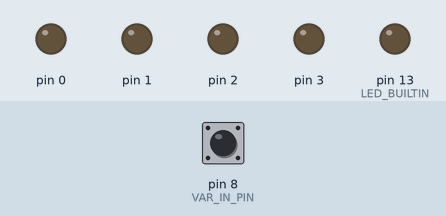
Simulated run of this sketch. Board: Arduino Uno, built with avr-gcc and run on an emulated ATmega328P. On the bench: output pins drawn as LEDs (lit = HIGH). The test bench sets the inputs (shaded band); at power-on: pin 8 (VAR_IN_PIN) LOW.

Above: at 1.2 s.
1.3 s: pin 8 (VAR_IN_PIN) driven HIGH
At 2.5 s:
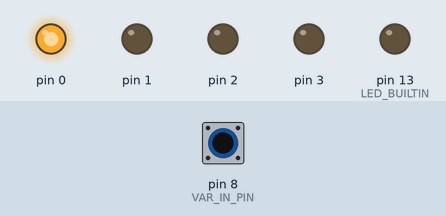
2.8 s: pin 8 (VAR_IN_PIN) pulsed LOW 5 times (0.12 s each, 0.3 s apart)
At 4.5 s:
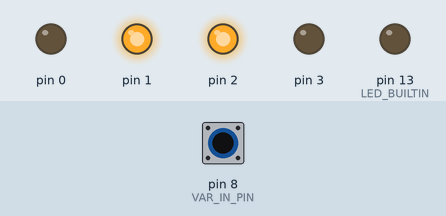
5.8 s: pin 8 (VAR_IN_PIN) pulsed LOW 2 times (0.12 s each, 0.3 s apart)
At 7.4 s:
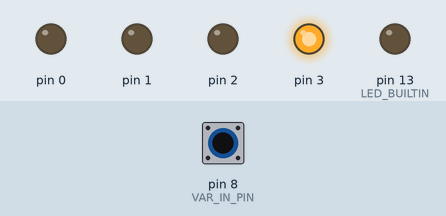
Timing chart, 0 to 8.9 s (numbered marks = the images above; inputs shaded):
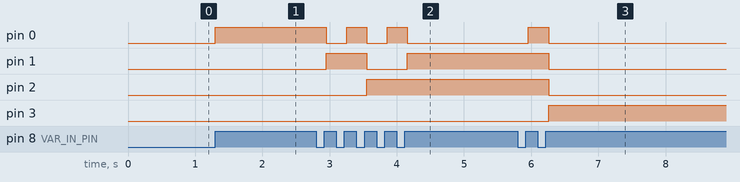

Measured:
- after the input at 1.3 s, pin 0: LOW → HIGH at once
- after the input at 2.8 s, pin 0: alternates HIGH for 0.30 s and LOW for 0.30 s, 5 changes in all, then stays LOW, starting after 0.15 s; pin 1: LOW → HIGH after 0.15 s, → LOW 0.60 s later, → HIGH 0.60 s later; pin 2: LOW → HIGH after 0.75 s
- after the input at 5.8 s, pin 0: LOW → HIGH after 0.16 s, → LOW 0.30 s later; pin 1, pin 2: HIGH → LOW after 0.46 s; pin 3: LOW → HIGH after 0.46 s

The sketch:

binarycounterleds.ino
```cpp
#include <math.h>
#define VAR_IN_PIN 8
#define BITS 4

int val = 0;
int lastIn = 0;

void out()
{
  int x = BITS;
  int temp = val % (int)pow(2, BITS);
  while (--x >= 0)
  {
    int res;
    digitalWrite(x, res = temp >= pow(2, x) ? 1 : 0);
    if (res)
      temp -= pow(2, x);
  }
}

void setup()
{
  pinMode(VAR_IN_PIN, INPUT);
  pinMode(0, OUTPUT);
  pinMode(1, OUTPUT);
  pinMode(2, OUTPUT);
  pinMode(3, OUTPUT);
  pinMode(LED_BUILTIN, OUTPUT);
}

void loop()
{
  int read = digitalRead(VAR_IN_PIN);
  if (read != lastIn)
  {
    if (read == 1)
    {
      val++;
      out();
    }
    lastIn = read;
  }
  // val++;
  // out();
  delay(50);
}
```
